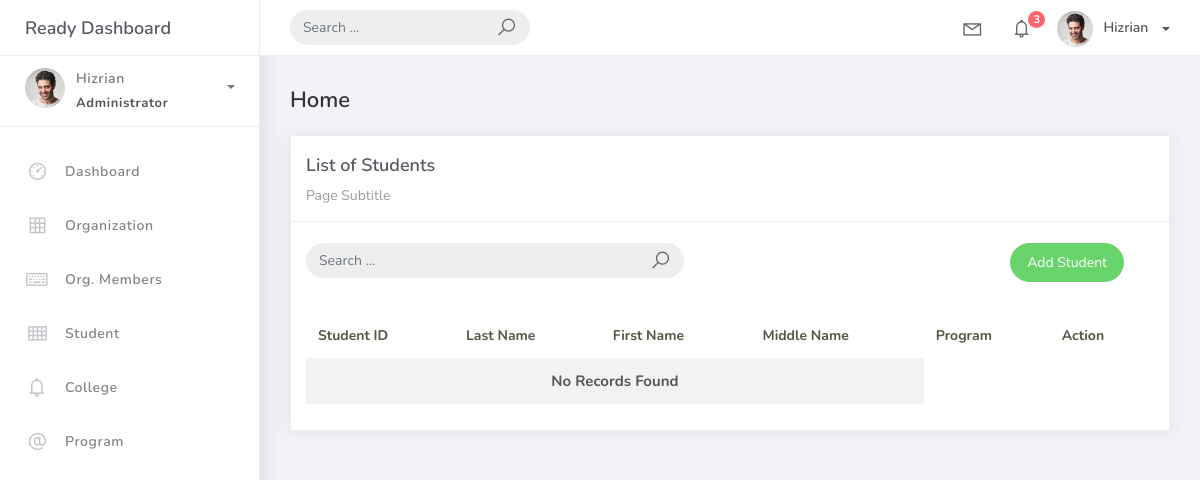
The page /students/ on the database as committed earlier.
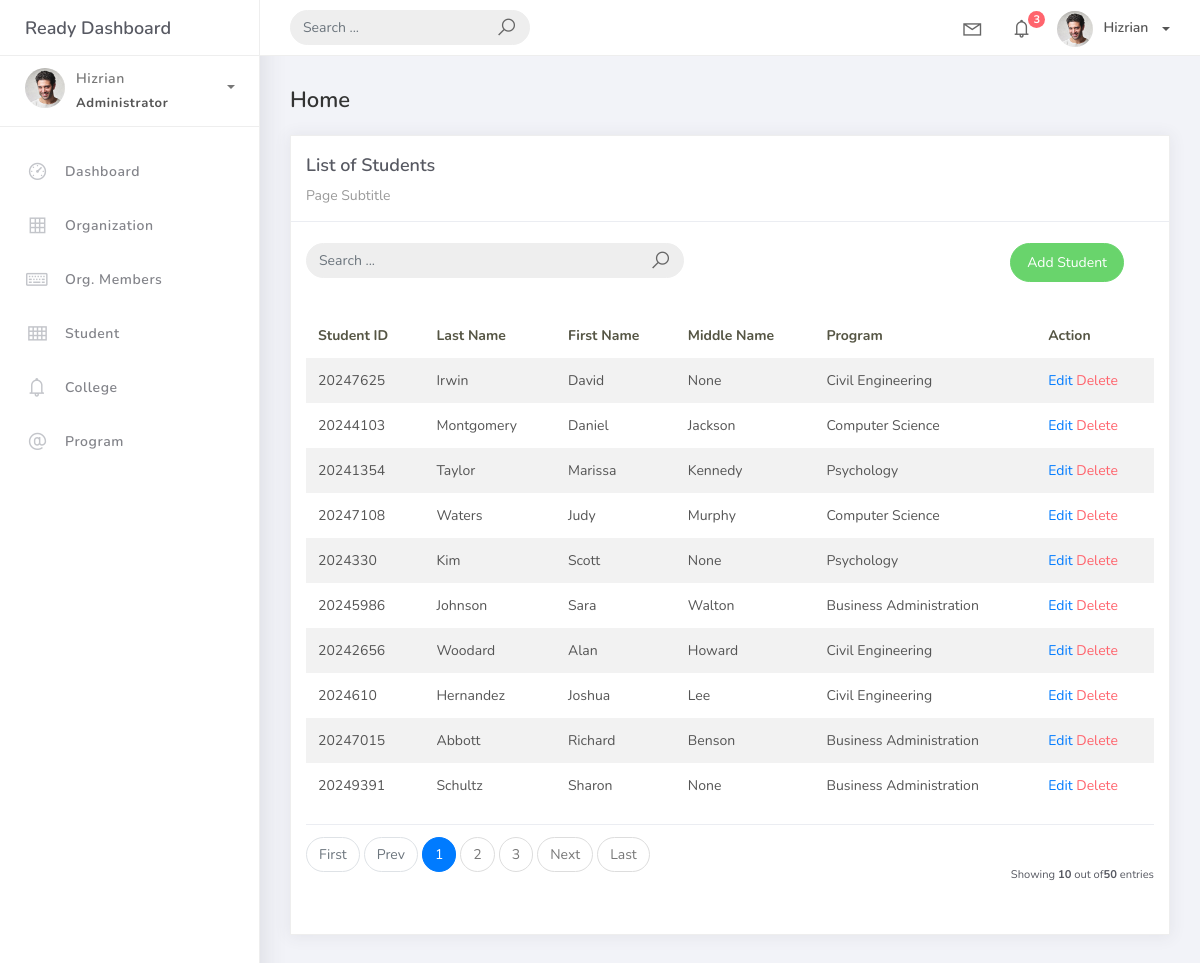
The same page on the database as committed later.
### projectsite/models.py (models this page shows, shortened)
class BaseModel(models.Model):
    created_at = models.DateTimeField(auto_now_add=True, db_index=True)
    updated_at = models.DateTimeField(auto_now=True)
    class Meta:
        abstract = True

class Student(BaseModel):
    student_id = models.CharField(max_length=15)
    firstname = models.CharField(max_length=50)
    lastname = models.CharField(max_length=50)
    middlename = models.CharField(max_length=25, blank=True, null=True)
    program = models.ForeignKey(Program, on_delete=models.CASCADE)
    created_at = models.DateTimeField(default=timezone.now)

class Program(BaseModel):
    program_name = models.CharField(max_length=150)
    college = models.ForeignKey(College, on_delete=models.CASCADE)
    def __str__(self):
        return self.program_name

### projectsite/views.py (the view)
# urls.py: path('students/', views.StudentListView.as_view(), name='student-list'),
class StudentListView(ListView):
    model = Student
    template_name = 'student_list.html'
    context_object_name = 'students'
    paginate_by = 10

### templates/student_list.html (shortened to what this page needs)
{% extends 'base.html' %}
{% load static %}{% block content %}
<div class="content">
    <div class="container-fluid">
        <h4 class="page-title">Home</h4>
        <div class="row">
            <div class="col-md-12">
                <div class="card">
                    <div class="card-header">
                        <div class="card-title">List of Students</div>
                        <div class="card-category">Page Subtitle</div>
                    </div>
                    <br />
                    <div class="col-md-12 row">
                        <div class="col-md-6">
                            <form class="navbar-left navbar-form nav-search mr-md-3" action="{% url 'student-list' %}">
                                <div class="input-group">
                                    <input type="text" placeholder="Search ... " class="form-control" name="q"/>
                                    <div class="input-group-append">
                                        <span class="input-group-text">
                                            <i class="la la-search search-icon"></i>
                                        </span>
                                    </div>
                                </div>
                            </form>
                        </div>
                        <div class="col-md-6">
                            <div class="pull-right">
                                <a href="{% url 'student-add' %}" class="btn btn-success btn-rounded">Add Student</a>
                            </div>
                        </div>
                    </div>
                    <div class="card-body">
                        <table class="table table-striped mt-3">
                            <thead>
                                <tr>
                                    <th scope="col">Student ID</th>
                                    <th scope="col">Last Name</th>
                                    <th scope="col">First Name</th>
                                    <th scope="col">Middle Name</th>
                                    <th scope="col">Program</th>
                                    <th scope="col">Action</th>
                                </tr>
                            </thead>
                            <tbody>
                                {% for object in object_list %}
                                <tr>
                                    <td>{{ object.student_id }}</td>
                                    <td>{{ object.lastname }}</td>
                                    <td>{{ object.firstname }}</td>
                                    <td>{{ object.middlename }}</td>
                                    <td>{{ object.program }}</td>
                                    <td>
                                        <a href="student_list/{{ object.id }}">Edit</a>
                                        <a href="student_list/{{ object.id }}/delete" class="text-danger">Delete</a>
                                    </td>
                                </tr>
                                {% empty %}
                                <tr>
                                    <td colspan="4" style="text-align: center;">
                                        <p class="text-sm font-weight-bold mb-0">No Records Found</p>
                                    </td>
                                </tr>
                                {% endfor %}
                            </tbody>
                        </table>
                        {% include 'includes/pagination.html' %}
                    </div>
                </div>
            </div>
        </div>
    </div>
</div>
{% endblock %}

### templates/base.html (shortened to what this page needs)
{% load static %}
<!DOCTYPE html>
<html>
<head>
	<link rel="stylesheet" href="{% static 'css/bootstrap.min.css' %}" />
	<link href="https://cdn.jsdelivr.net/npm/bootstrap@4.0.0/dist/css/bootstrap.min.css" rel="stylesheet">
	<link rel="stylesheet" href="https://maxst.icons8.com/vue-static/landings/line-awesome/line-awesome/1.3.0/css/line-awesome.min.css">
	<link rel="stylesheet" href="{% static 'css/ready.css' %}">
	<link rel="stylesheet" href="{% static 'css/demo.css' %}">
</head>
<body>
	<div class="wrapper">
		<div class="main-header">
			<div class="logo-header">
				<a href="index.html" class="logo">
					Ready Dashboard
				</a>
			</div>
			<nav class="navbar navbar-header navbar-expand-lg">
				<div class="container-fluid">
					<form class="navbar-left navbar-form nav-search mr-md-3" action="">
						<div class="input-group">
							<input type="text" placeholder="Search ..." class="form-control">
							<div class="input-group-append">
								<span class="input-group-text">
									<i class="la la-search search-icon"></i>
								</span>
							</div>
						</div>
					</form>
					<ul class="navbar-nav topbar-nav ml-md-auto align-items-center">
						<li class="nav-item dropdown hidden-caret">
							<a class="nav-link dropdown-toggle" href="#" id="navbarDropdown" role="button" data-toggle="dropdown" aria-haspopup="true" aria-expanded="false">
								<i class="la la-envelope"></i>
							</a>
						</li>
						<li class="nav-item dropdown hidden-caret">
							<a class="nav-link dropdown-toggle" href="#" id="navbarDropdown" role="button" data-toggle="dropdown" aria-haspopup="true" aria-expanded="false">
								<i class="la la-bell"></i>
								<span class="notification">3</span>
							</a>
						</li>
						<li class="nav-item dropdown">
							<a class="dropdown-toggle profile-pic" data-toggle="dropdown" href="#" aria-expanded="false"> <img src="{% static 'img/profile.jpg' %}" alt="user-img" width="36" class="img-circle"><span >Hizrian</span></span> </a>
							</li>
						</ul>
					</div>
				</nav>
			</div>
			<div class="sidebar">
				<div class="scrollbar-inner sidebar-wrapper">
					<div class="user">
						<div class="photo">
							<img src="{% static 'img/profile.jpg' %}">
						</div>
						<div class="info">
							<a class="" data-toggle="collapse" href="#collapseExample" aria-expanded="true">
								<span>
									Hizrian
									<span class="user-level">Administrator</span>
									<span class="caret"></span>
								</span>
							</a>
						</div>
					</div>
					<ul class="nav">
						<li class="nav-item">
							<a href="index.html">
								<i class="la la-dashboard"></i>
								<p>Dashboard</p>
							</a>
						</li>
						<li class="nav-item">
							<a href="{% url 'organization-list' %}">
								<i class="la la-table"></i>
								<p>Organization</p>
							</a>
						</li>
						<li class="nav-item">
							<a href="{% url 'orgmember-list' %}">
								<i class="la la-keyboard-o"></i>
								<p>Org. Members</p>
							</a>
						</li>
						<li class="nav-item">
							<a href="{% url 'student-list' %}">
								<i class="la la-th"></i>
								<p>Student</p>
							</a>
						</li>
						<li class="nav-item">
							<a href="{% url 'college-list' %}">
								<i class="la la-bell"></i>
								<p>College</p>
							</a>
						</li>
						<li class="nav-item">
							<a href="{% url 'program-list' %}">
								<i class="la la-at"></i>
								<p>Program</p>
							</a>
						</li>
					</ul>
				</div>
			</div>
			<div class="main-panel">
				{% block content %}
				{% endblock %}
			</div>
		</div>
</body>
</html>

### templates/includes/pagination.html (shortened to what this page needs)
{% if is_paginated %}
<div class="card-footer px-0 border-0 d-flex flex-column flex-lg-row align-items-center justify-content-between mt-3">
    <nav aria-label="Topics pagination" class="mb-4">
        <ul class="pagination">
            {% if page_obj.number > 1 %}
            <li class="page-item">
                <a class="page-link" href="?page=1">First</a>
            </li>
            {% else %}
            <li class="page-item disabled">
                <span class="page-link">First</span>
            </li>
            {% endif %}
            {% if page_obj.has_previous %}
            <li class="page-item">
                <a class="page-link" href="?page={{ page_obj.previous_page_number }}">Prev</a>
            </li>
            {% else %}
            <li class="page-item disabled">
                <span class="page-link">Prev</span>
            </li>
            {% endif %}
            {% for page_num in paginator.page_range %}
            {% if page_obj.number == page_num %}
            <li class="page-item active">
                <span class="page-link">
                    {{ page_num }}
                </span>
            </li>
            {% elif page_num > page_obj.number|add:'-3' and page_num < page_obj.number|add:'3' %}
            <li class="page-item">
                <a class="page-link" href="?page={{ page_num }}">{{ page_num }}</a>
            </li>
            {% endif %}
            {% endfor %}
            {% if page_obj.has_next %}
            <li class="page-item">
                <a class="page-link" href="?page={{ page_obj.next_page_number }}">Next</a>
            </li>
            {% else %}
            <li class="page-item disabled">
                <span class="page-link">Next</span>
            </li>
            {% endif %}
            {% if page_obj.number != paginator.num_pages %}
            <li class="page-item">
                <a class="page-link" href="?page={{ paginator.num_pages }}">Last</a>
            </li>
            {% else %}
            <li class="page-item disabled">
                <span class="page-link">Last</span>
            </li>
            {% endif %}
        </ul>
    </nav>
<div class="fw-normal small mt-4 mt-lg-0">Showing <b>{{ object_list.count }}</b> out of<b>{{ paginator.count }}</b> entries</div>
</div>
{% endif %}

Rows that differ between the two databases and show on the page:
added Student: student_id "20247625", lastname "Irwin", firstname "David", middlename "None", program "Civil Engineering"
added Student: student_id "20244103", lastname "Montgomery", firstname "Daniel", middlename "Jackson", program "Computer Science"
added Student: student_id "20241354", lastname "Taylor", firstname "Marissa", middlename "Kennedy", program "Psychology"
added Student: student_id "20247108", lastname "Waters", firstname "Judy", middlename "Murphy", program "Computer Science"
added Student: student_id "2024330", lastname "Kim", firstname "Scott", middlename "None", program "Psychology"
added Student: student_id "20245986", lastname "Johnson", firstname "Sara", middlename "Walton", program "Business Administration"
added Student: student_id "20242656", lastname "Woodard", firstname "Alan", middlename "Howard", program "Civil Engineering"
added Student: student_id "2024610", lastname "Hernandez", firstname "Joshua", middlename "Lee", program "Civil Engineering"
added Student: student_id "20247015", lastname "Abbott", firstname "Richard", middlename "Benson", program "Business Administration"
added Student: student_id "20249391", lastname "Schultz", firstname "Sharon", middlename "None", program "Business Administration"
Other text that changed with them:
{{ object_list.count }}: (not shown) → "10"
{{ paginator.count }}: (not shown) → "50"
text no longer shown: "No Records Found"
text now shown: "First Prev Next Last Showing out of entries"
new list line: "1"
new list line: "2"
new list line: "3"
